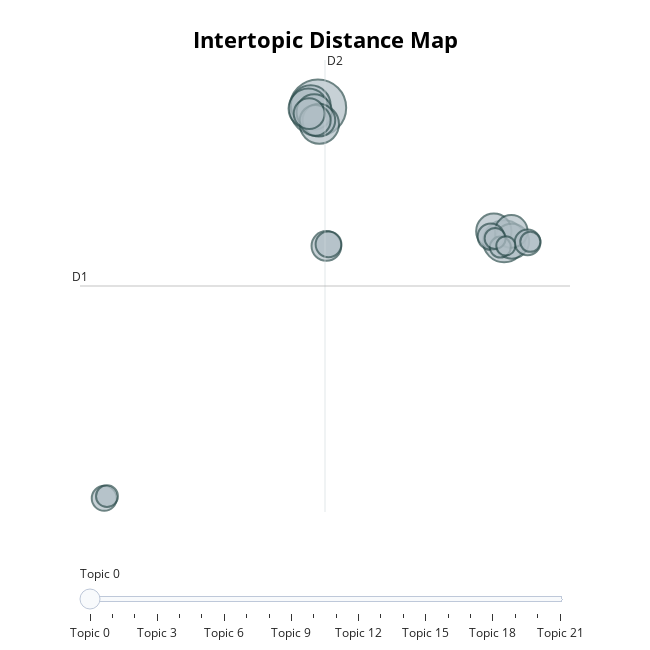

Notebook source saved alongside this figure:
### Code cell
#Visualziing the intertopic distance between topics
print('Intertopic Distance Map')
model.visualize_topics()

### Figure 1 — Plotly figure (JSON) as saved in the notebook; plotly's stock layout.template omitted (floating-point values rounded to 4 significant figures)
{"data": [{"customdata": [[0, "chatgpt | app | api | install | use", 87], [1, "dont | bing | im | disclaimer | search", 48], [2, "art | image | design | ascii | github", 43], [3, "ai | said | link | jobs | data", 43], [4, "thank | polite | love | posted | vou", 42], [5, "link | gpt4 | ai | plugins | code", 34], [6, "dan | jailbreak | prompt | dan 50 | click", 34], [7, "joke | yo | mama | yo mama | answer", 33], [8, "students | teacher | teachers | student | essays", 29], [9, "letter | word | letters | pita | pita pita", 29], [10, "people | just | emotions | like | john", 26], [11, "link | aigenerated | ai | piracy | news", 26], [12, "chat | money | paid | make money | chat gpt", 24], [13, "meal | ingredients | prompt | recipe | food", 19], [14, "god | agents | al god | al | researchers", 18], [15, "history | chat history | boot | users | chat", 18], [16, "data | protection | data protection | italy | italian", 17], [17, "musk | elon | elon musk | ai | carlson", 13], [18, "language | moses | al | god | al language", 12], [19, "fucking | offensive | robot | shit | like", 12], [20, "social | capitalism | social safety | thou | safety nets", 11], [21, "years | age | 13 | sister | 22", 10]], "hovertemplate": "<b>Topic %{customdata[0]}</b><br>%{customdata[1]}<br>Size: %{customdata[2]}", "legendgroup": "", "marker": {"color": "#B0BEC5", "line": {"color": "DarkSlateGrey", "width": 2}, "size": [87, 48, 43, 43, 42, 34, 34, 33, 29, 29, 26, 26, 24, 19, 18, 18, 17, 13, 12, 12, 11, 10], "sizemode": "area", "sizeref": 0.05437, "symbol": "circle"}, "mode": "markers", "name": "", "orientation": "v", "showlegend": false, "type": "scatter", "x": [3.416, 15.64, 2.947, 2.796, 3.512, 3.173, 14.97, 16.14, 3.48, 16.11, 3.24, 2.843, 3.974, 14.77, 17.18, 4.112, -10.61, -10.44, 15.39, 15.05, 17.36, 15.76], "xaxis": "x", "y": [25.18, 13.93, 25.39, 25.12, 23.8, 24.83, 14.78, 13.94, 24.14, 14.77, 24.12, 24.68, 13.54, 14.33, 13.84, 13.68, -7.707, -7.529, 13.44, 14.17, 13.89, 13.55], "yaxis": "y"}], "layout": {"annotations": [{"showarrow": false, "text": "D1", "x": -12.21, "y": 10.17, "yshift": 10}, {"showarrow": false, "text": "D2", "x": 3.882, "xshift": 10, "y": 29.2}], "height": 650, "hoverlabel": {"bgcolor": "white", "font": {"family": "Rockwell", "size": 16}}, "legend": {"itemsizing": "constant", "tracegroupgap": 0}, "margin": {"t": 60}, "shapes": [{"line": {"color": "#CFD8DC", "width": 2}, "type": "line", "x0": 3.882, "x1": 3.882, "y0": -8.863, "y1": 29.2}, {"line": {"color": "#9E9E9E", "width": 2}, "type": "line", "x0": -12.21, "x1": 19.97, "y0": 10.17, "y1": 10.17}], "sliders": [{"active": 0, "pad": {"t": 50}, "steps": [{"args": [{"marker.color": [["red", "#B0BEC5", "#B0BEC5", "#B0BEC5", "#B0BEC5", "#B0BEC5", "#B0BEC5", "#B0BEC5", "#B0BEC5", "#B0BEC5", "#B0BEC5", "#B0BEC5", "#B0BEC5", "#B0BEC5", "#B0BEC5", "#B0BEC5", "#B0BEC5", "#B0BEC5", "#B0BEC5", "#B0BEC5", "#B0BEC5", "#B0BEC5"]]}], "label": "Topic 0", "method": "update"}, {"args": [{"marker.color": [["#B0BEC5", "red", "#B0BEC5", "#B0BEC5", "#B0BEC5", "#B0BEC5", "#B0BEC5", "#B0BEC5", "#B0BEC5", "#B0BEC5", "#B0BEC5", "#B0BEC5", "#B0BEC5", "#B0BEC5", "#B0BEC5", "#B0BEC5", "#B0BEC5", "#B0BEC5", "#B0BEC5", "#B0BEC5", "#B0BEC5", "#B0BEC5"]]}], "label": "Topic 1", "method": "update"}, {"args": [{"marker.color": [["#B0BEC5", "#B0BEC5", "red", "#B0BEC5", "#B0BEC5", "#B0BEC5", "#B0BEC5", "#B0BEC5", "#B0BEC5", "#B0BEC5", "#B0BEC5", "#B0BEC5", "#B0BEC5", "#B0BEC5", "#B0BEC5", "#B0BEC5", "#B0BEC5", "#B0BEC5", "#B0BEC5", "#B0BEC5", "#B0BEC5", "#B0BEC5"]]}], "label": "Topic 2", "method": "update"}, {"args": [{"marker.color": [["#B0BEC5", "#B0BEC5", "#B0BEC5", "red", "#B0BEC5", "#B0BEC5", "#B0BEC5", "#B0BEC5", "#B0BEC5", "#B0BEC5", "#B0BEC5", "#B0BEC5", "#B0BEC5", "#B0BEC5", "#B0BEC5", "#B0BEC5", "#B0BEC5", "#B0BEC5", "#B0BEC5", "#B0BEC5", "#B0BEC5", "#B0BEC5"]]}], "label": "Topic 3", "method": "update"}, {"args": [{"marker.color": [["#B0BEC5", "#B0BEC5", "#B0BEC5", "#B0BEC5", "red", "#B0BEC5", "#B0BEC5", "#B0BEC5", "#B0BEC5", "#B0BEC5", "#B0BEC5", "#B0BEC5", "#B0BEC5", "#B0BEC5", "#B0BEC5", "#B0BEC5", "#B0BEC5", "#B0BEC5", "#B0BEC5", "#B0BEC5", "#B0BEC5", "#B0BEC5"]]}], "label": "Topic 4", "method": "update"}, {"args": [{"marker.color": [["#B0BEC5", "#B0BEC5", "#B0BEC5", "#B0BEC5", "#B0BEC5", "red", "#B0BEC5", "#B0BEC5", "#B0BEC5", "#B0BEC5", "#B0BEC5", "#B0BEC5", "#B0BEC5", "#B0BEC5", "#B0BEC5", "#B0BEC5", "#B0BEC5", "#B0BEC5", "#B0BEC5", "#B0BEC5", "#B0BEC5", "#B0BEC5"]]}], "label": "Topic 5", "method": "update"}, {"args": [{"marker.color": [["#B0BEC5", "#B0BEC5", "#B0BEC5", "#B0BEC5", "#B0BEC5", "#B0BEC5", "red", "#B0BEC5", "#B0BEC5", "#B0BEC5", "#B0BEC5", "#B0BEC5", "#B0BEC5", "#B0BEC5", "#B0BEC5", "#B0BEC5", "#B0BEC5", "#B0BEC5", "#B0BEC5", "#B0BEC5", "#B0BEC5", "#B0BEC5"]]}], "label": "Topic 6", "method": "update"}, {"args": [{"marker.color": [["#B0BEC5", "#B0BEC5", "#B0BEC5", "#B0BEC5", "#B0BEC5", "#B0BEC5", "#B0BEC5", "red", "#B0BEC5", "#B0BEC5", "#B0BEC5", "#B0BEC5", "#B0BEC5", "#B0BEC5", "#B0BEC5", "#B0BEC5", "#B0BEC5", "#B0BEC5", "#B0BEC5", "#B0BEC5", "#B0BEC5", "#B0BEC5"]]}], "label": "Topic 7", "method": "update"}, {"args": [{"marker.color": [["#B0BEC5", "#B0BEC5", "#B0BEC5", "#B0BEC5", "#B0BEC5", "#B0BEC5", "#B0BEC5", "#B0BEC5", "red", "#B0BEC5", "#B0BEC5", "#B0BEC5", "#B0BEC5", "#B0BEC5", "#B0BEC5", "#B0BEC5", "#B0BEC5", "#B0BEC5", "#B0BEC5", "#B0BEC5", "#B0BEC5", "#B0BEC5"]]}], "label": "Topic 8", "method": "update"}, {"args": [{"marker.color": [["#B0BEC5", "#B0BEC5", "#B0BEC5", "#B0BEC5", "#B0BEC5", "#B0BEC5", "#B0BEC5", "#B0BEC5", "#B0BEC5", "red", "#B0BEC5", "#B0BEC5", "#B0BEC5", "#B0BEC5", "#B0BEC5", "#B0BEC5", "#B0BEC5", "#B0BEC5", "#B0BEC5", "#B0BEC5", "#B0BEC5", "#B0BEC5"]]}], "label": "Topic 9", "method": "update"}, {"args": [{"marker.color": [["#B0BEC5", "#B0BEC5", "#B0BEC5", "#B0BEC5", "#B0BEC5", "#B0BEC5", "#B0BEC5", "#B0BEC5", "#B0BEC5", "#B0BEC5", "red", "#B0BEC5", "#B0BEC5", "#B0BEC5", "#B0BEC5", "#B0BEC5", "#B0BEC5", "#B0BEC5", "#B0BEC5", "#B0BEC5", "#B0BEC5", "#B0BEC5"]]}], "label": "Topic 10", "method": "update"}, {"args": [{"marker.color": [["#B0BEC5", "#B0BEC5", "#B0BEC5", "#B0BEC5", "#B0BEC5", "#B0BEC5", "#B0BEC5", "#B0BEC5", "#B0BEC5", "#B0BEC5", "#B0BEC5", "red", "#B0BEC5", "#B0BEC5", "#B0BEC5", "#B0BEC5", "#B0BEC5", "#B0BEC5", "#B0BEC5", "#B0BEC5", "#B0BEC5", "#B0BEC5"]]}], "label": "Topic 11", "method": "update"}, {"args": [{"marker.color": [["#B0BEC5", "#B0BEC5", "#B0BEC5", "#B0BEC5", "#B0BEC5", "#B0BEC5", "#B0BEC5", "#B0BEC5", "#B0BEC5", "#B0BEC5", "#B0BEC5", "#B0BEC5", "red", "#B0BEC5", "#B0BEC5", "#B0BEC5", "#B0BEC5", "#B0BEC5", "#B0BEC5", "#B0BEC5", "#B0BEC5", "#B0BEC5"]]}], "label": "Topic 12", "method": "update"}, {"args": [{"marker.color": [["#B0BEC5", "#B0BEC5", "#B0BEC5", "#B0BEC5", "#B0BEC5", "#B0BEC5", "#B0BEC5", "#B0BEC5", "#B0BEC5", "#B0BEC5", "#B0BEC5", "#B0BEC5", "#B0BEC5", "red", "#B0BEC5", "#B0BEC5", "#B0BEC5", "#B0BEC5", "#B0BEC5", "#B0BEC5", "#B0BEC5", "#B0BEC5"]]}], "label": "Topic 13", "method": "update"}, {"args": [{"marker.color": [["#B0BEC5", "#B0BEC5", "#B0BEC5", "#B0BEC5", "#B0BEC5", "#B0BEC5", "#B0BEC5", "#B0BEC5", "#B0BEC5", "#B0BEC5", "#B0BEC5", "#B0BEC5", "#B0BEC5", "#B0BEC5", "red", "#B0BEC5", "#B0BEC5", "#B0BEC5", "#B0BEC5", "#B0BEC5", "#B0BEC5", "#B0BEC5"]]}], "label": "Topic 14", "method": "update"}, {"args": [{"marker.color": [["#B0BEC5", "#B0BEC5", "#B0BEC5", "#B0BEC5", "#B0BEC5", "#B0BEC5", "#B0BEC5", "#B0BEC5", "#B0BEC5", "#B0BEC5", "#B0BEC5", "#B0BEC5", "#B0BEC5", "#B0BEC5", "#B0BEC5", "red", "#B0BEC5", "#B0BEC5", "#B0BEC5", "#B0BEC5", "#B0BEC5", "#B0BEC5"]]}], "label": "Topic 15", "method": "update"}, {"args": [{"marker.color": [["#B0BEC5", "#B0BEC5", "#B0BEC5", "#B0BEC5", "#B0BEC5", "#B0BEC5", "#B0BEC5", "#B0BEC5", "#B0BEC5", "#B0BEC5", "#B0BEC5", "#B0BEC5", "#B0BEC5", "#B0BEC5", "#B0BEC5", "#B0BEC5", "red", "#B0BEC5", "#B0BEC5", "#B0BEC5", "#B0BEC5", "#B0BEC5"]]}], "label": "Topic 16", "method": "update"}, {"args": [{"marker.color": [["#B0BEC5", "#B0BEC5", "#B0BEC5", "#B0BEC5", "#B0BEC5", "#B0BEC5", "#B0BEC5", "#B0BEC5", "#B0BEC5", "#B0BEC5", "#B0BEC5", "#B0BEC5", "#B0BEC5", "#B0BEC5", "#B0BEC5", "#B0BEC5", "#B0BEC5", "red", "#B0BEC5", "#B0BEC5", "#B0BEC5", "#B0BEC5"]]}], "label": "Topic 17", "method": "update"}, {"args": [{"marker.color": [["#B0BEC5", "#B0BEC5", "#B0BEC5", "#B0BEC5", "#B0BEC5", "#B0BEC5", "#B0BEC5", "#B0BEC5", "#B0BEC5", "#B0BEC5", "#B0BEC5", "#B0BEC5", "#B0BEC5", "#B0BEC5", "#B0BEC5", "#B0BEC5", "#B0BEC5", "#B0BEC5", "red", "#B0BEC5", "#B0BEC5", "#B0BEC5"]]}], "label": "Topic 18", "method": "update"}, {"args": [{"marker.color": [["#B0BEC5", "#B0BEC5", "#B0BEC5", "#B0BEC5", "#B0BEC5", "#B0BEC5", "#B0BEC5", "#B0BEC5", "#B0BEC5", "#B0BEC5", "#B0BEC5", "#B0BEC5", "#B0BEC5", "#B0BEC5", "#B0BEC5", "#B0BEC5", "#B0BEC5", "#B0BEC5", "#B0BEC5", "red", "#B0BEC5", "#B0BEC5"]]}], "label": "Topic 19", "method": "update"}, {"args": [{"marker.color": [["#B0BEC5", "#B0BEC5", "#B0BEC5", "#B0BEC5", "#B0BEC5", "#B0BEC5", "#B0BEC5", "#B0BEC5", "#B0BEC5", "#B0BEC5", "#B0BEC5", "#B0BEC5", "#B0BEC5", "#B0BEC5", "#B0BEC5", "#B0BEC5", "#B0BEC5", "#B0BEC5", "#B0BEC5", "#B0BEC5", "red", "#B0BEC5"]]}], "label": "Topic 20", "method": "update"}, {"args": [{"marker.color": [["#B0BEC5", "#B0BEC5", "#B0BEC5", "#B0BEC5", "#B0BEC5", "#B0BEC5", "#B0BEC5", "#B0BEC5", "#B0BEC5", "#B0BEC5", "#B0BEC5", "#B0BEC5", "#B0BEC5", "#B0BEC5", "#B0BEC5", "#B0BEC5", "#B0BEC5", "#B0BEC5", "#B0BEC5", "#B0BEC5", "#B0BEC5", "red"]]}], "label": "Topic 21", "method": "update"}]}], "title": {"font": {"color": "Black", "size": 22}, "text": "<b>Intertopic Distance Map</b>", "x": 0.5, "xanchor": "center", "y": 0.95, "yanchor": "top"}, "width": 650, "xaxis": {"anchor": "y", "domain": [0, 1], "range": [-12.21, 19.97], "title": {"text": ""}, "visible": false}, "yaxis": {"anchor": "x", "domain": [0, 1], "range": [-8.863, 29.2], "title": {"text": ""}, "visible": false}}}
